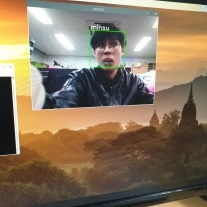
#> input picture 1.이미지다루기/minsu.jpg, 207 x 207 px
$ jupyter execute --allow-errors '이미지 다루기.ipynb'
#> lines starting #> are read from the running program, lines starting #| are printed output that depends on the picture
[cell 1]
import cv2

[cell 2]
fname = 'minsu.jpg'

original = cv2.imread(fname, cv2.IMREAD_COLOR)  #이미지 파일을 Color로 읽어 옴.
#> original is the input picture: shape (207, 207, 3); mean B, G, R 94.7, 117.2, 135.3
gray = cv2.imread(fname, cv2.IMREAD_GRAYSCALE)  #이미지 파일을 Gray로 읽어 옴.
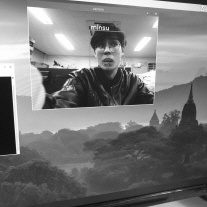
#> gray: shape (207, 207); min 11, max 255, mean 120
unchange= cv2.imread(fname, cv2.IMREAD_UNCHANGED)  #이미지 파일을 alpha channel로 읽어 옴.

#flag 대신에 1,0,-1을 사용해도 됨.
#return 형태는 numpy.ndarray 형태임.

"""
cv2.IMREAD_UNCHANGED : 원본 사용
cv2.IMREAD_GRAYSCALE : 1 채널, 그레이스케일 적용
cv2.IMREAD_COLOR : 3 채널, BGR 이미지 사용
cv2.IMREAD_ANYDEPTH : 이미지에 따라 정밀도를 16/32비트 또는 8비트로 사용
cv2.IMREAD_ANYCOLOR : 가능한 3 채널, 색상 이미지로 사용
cv2.IMREAD_REDUCED_GRAYSCALE_2 : 1 채널, 1/2 크기, 그레이스케일 적용
cv2.IMREAD_REDUCED_GRAYSCALE_4 : 1 채널, 1/4 크기, 그레이스케일 적용
cv2.IMREAD_REDUCED_GRAYSCALE_8 : 1 채널, 1/8 크기, 그레이스케일 적용
cv2.IMREAD_REDUCED_COLOR_2 : 3 채널, 1/2 크기, BGR 이미지 사용
cv2.IMREAD_REDUCED_COLOR_4 : 3 채널, 1/4 크기, BGR 이미지 사용
cv2.IMREAD_REDUCED_COLOR_8 : 3 채널, 1/8 크기, BGR 이미지 사용
"""

[cell 3]
print(original.shape)
#| (207, 207, 3)
print(gray.shape)
#| (207, 207)
print(unchange.shape)
#| (207, 207, 3)

[cell 4]
cv2.imshow('Original', original)
cv2.imshow('Gray', gray)
cv2.imshow('Unchange', unchange)

cv2.waitKey(0)
cv2.destroyAllWindows()

#> (a cell that did not finish here is left out)

Matplotlib 사용하기

[cell 6]
from matplotlib import pyplot as plt

[cell 7]
fname = 'minsu.jpg'

img = cv2.imread(fname, cv2.IMREAD_COLOR)

plt.imshow(img)
plt.xticks([]) # x축 눈금
plt.yticks([]) # y축 눈금
plt.show()

원본과 다른 색 계열로 나타난다 그 이유는 opencv는 BGR로 사용하지만 Matplotlib는 RGB로 이미지를 보여주기 때문입니다. 즉 결과 값은 3차원 배열의 값중 첫번째와 세번째 배열값을 서로 바꿔 주여야 합니다.

[cell 8]
b, g, r = cv2.split(img)   # img파일을 b,g,r로 분리
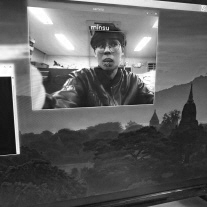
#> b: shape (207, 207); min 11, max 255, mean 94.7
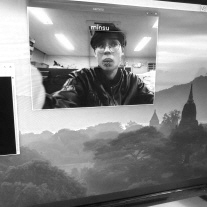
#> r: shape (207, 207); min 5, max 255, mean 135.3
img2 = cv2.merge([r,g,b]) # b, r을 바꿔서 Merge

plt.imshow(img2)
plt.xticks([]) # x축 눈금
plt.yticks([]) # y축 눈금
plt.show()
